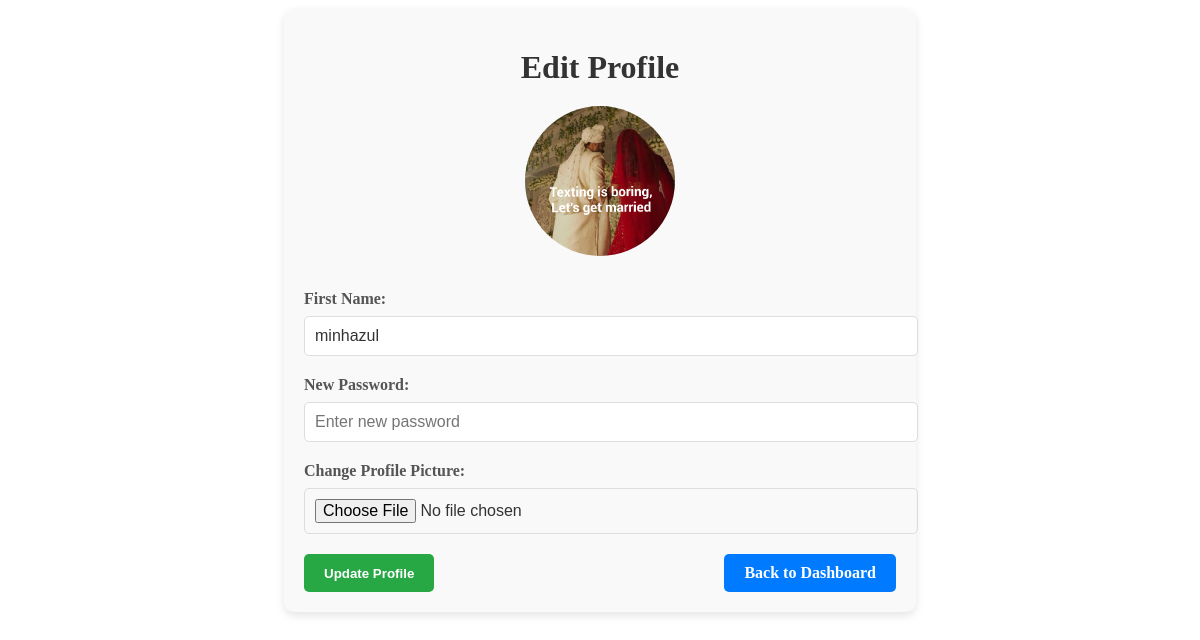
The app's page /edit-profile (signed in) with its own data.
### MyChef/models.py (models this page shows)
class User(db.Model, UserMixin):
    id = db.Column(db.Integer, primary_key=True)
    email = db.Column(db.String(150), unique=True, nullable=False)
    first_name = db.Column(db.String(150), nullable=False)
    password = db.Column(db.String(150), nullable=False)
    date_created = db.Column(db.DateTime(timezone=True), default=func.now())
    profile_picture = db.Column(db.String(150), nullable=True, default="default.png")

### MyChef/auth.py (the view, shortened to what this page needs)
@auth.route('/edit-profile', methods=['GET', 'POST'])
@login_required
def edit_profile():
    return render_template('edit_profile.html', user=current_user)

### MyChef/templates/edit_profile.html (shortened to what this page needs)
<!DOCTYPE html>
<html lang="en">
<head>
  <link rel="stylesheet" href="{{ url_for('static', filename='css/profile.css') }}">
</head>
<body>
  <div class="profile-page-container">
    <h1>Edit Profile</h1>
    <div class="profile-picture-container">
      {% if user.profile_picture %}
        <img src="{{ url_for('static', filename='uploads/' + user.profile_picture) }}" alt="Profile Picture" class="profile-picture">
      {% else %}
        <p>No profile picture uploaded</p>
      {% endif %}
    </div>
    <form action="{{ url_for('auth.edit_profile') }}" method="POST" enctype="multipart/form-data" class="profile-page-form">
      <div class="form-group">
        <label for="first_name">First Name:</label>
        <input type="text" name="first_name" value="{{ user.first_name }}" required>
      </div>
      <div class="form-group">
        <label for="password">New Password:</label>
        <input type="password" name="password" placeholder="Enter new password">
      </div>
      <div class="form-group">
        <label for="profile_picture">Change Profile Picture:</label>
        <input type="file" name="profile_picture" accept="image/*">
      </div>
      <div class="form-actions">
        <button type="submit" class="btn-submit">Update Profile</button>
        <a href="{{ url_for('views.dashboard') }}" class="btn-back">Back to Dashboard</a>
      </div>
    </form>
  </div>
</body>
</html>

### MyChef/static/css/profile.css (style rules this page uses)
.profile-page-container { width: 50%; margin: 0 auto; padding: 20px; background-color: #f9f9f9; border-radius: 10px; box-shadow: 0 4px 8px rgba(0, 0, 0, 0.1); }
.profile-page-container h1 { text-align: center; color: #333; margin-bottom: 20px; }
.profile-picture-container { text-align: center; margin-bottom: 20px; }
.profile-picture { width: 150px; height: 150px; border-radius: 50%; object-fit: cover; margin-bottom: 10px; }
.form-group { margin-bottom: 20px; }
.form-group label { font-weight: bold; display: block; margin-bottom: 8px; color: #555; }
.form-group input { width: 100%; padding: 10px; border: 1px solid #ddd; border-radius: 5px; font-size: 16px; color: #333; }
.form-actions { display: flex; justify-content: space-between; margin-top: 20px; }
.btn-submit, .btn-back { padding: 10px 20px; border: none; border-radius: 5px; color: white; text-decoration: none; font-weight: bold; cursor: pointer; }
.btn-submit { background-color: #28a745; }
.btn-back { background-color: #007bff; }

### records on screen
User: profile_picture (picture), first_name "minhazul"
